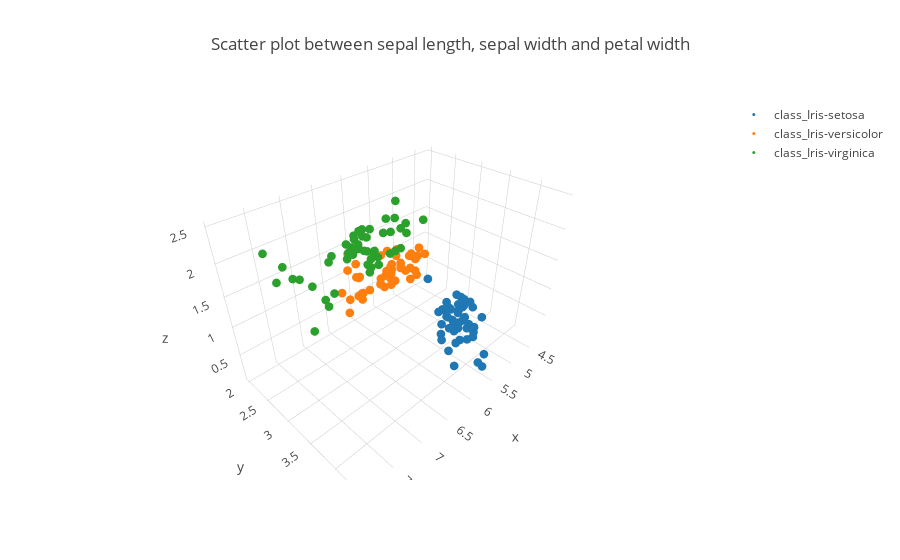

The notebook cell saved with this chart:
### Code cell
data = []
for i in ['Iris-setosa', 'Iris-versicolor', 'Iris-virginica']:
    trace = go.Scatter3d(x = iris[iris["target"] == i].iloc[:, 0],
                         y = iris[iris["target"] == i].iloc[:, 1],
                         z = iris[iris["target"] == i].iloc[:, 3],
                         mode = 'markers',
                         name = "class_{}".format(i),
                         marker = dict(size = 3))
    data.append(trace)
    layout=dict(
        title='Scatter plot between sepal length, sepal width and petal width'
    )
figure = dict(data=data, layout = layout)
iplot(figure)

### Figure 1 — Plotly figure (JSON) as saved in the notebook; plotly's stock layout.template omitted (floating-point values rounded to 4 significant figures)
{"data": [{"marker": {"size": 3}, "mode": "markers", "name": "class_Iris-setosa", "type": "scatter3d", "uid": "1b3550e8-2b37-444c-a126-23d1d63f8a7b", "x": [5.1, 4.9, 4.7, 4.6, 5, 5.4, 4.6, 5, 4.4, 4.9, 5.4, 4.8, 4.8, 4.3, 5.8, 5.7, 5.4, 5.1, 5.7, 5.1, 5.4, 5.1, 4.6, 5.1, 4.8, 5, 5, 5.2, 5.2, 4.7, 4.8, 5.4, 5.2, 5.5, 4.9, 5, 5.5, 4.9, 4.4, 5.1, 5, 4.5, 4.4, 5, 5.1, 4.8, 5.1, 4.6, 5.3, 5], "y": [3.5, 3, 3.2, 3.1, 3.6, 3.9, 3.4, 3.4, 2.9, 3.1, 3.7, 3.4, 3, 3, 4, 4.4, 3.9, 3.5, 3.8, 3.8, 3.4, 3.7, 3.6, 3.3, 3.4, 3, 3.4, 3.5, 3.4, 3.2, 3.1, 3.4, 4.1, 4.2, 3.1, 3.2, 3.5, 3.1, 3, 3.4, 3.5, 2.3, 3.2, 3.5, 3.8, 3, 3.8, 3.2, 3.7, 3.3], "z": [0.2, 0.2, 0.2, 0.2, 0.2, 0.4, 0.3, 0.2, 0.2, 0.1, 0.2, 0.2, 0.1, 0.1, 0.2, 0.4, 0.4, 0.3, 0.3, 0.3, 0.2, 0.4, 0.2, 0.5, 0.2, 0.2, 0.4, 0.2, 0.2, 0.2, 0.2, 0.4, 0.1, 0.2, 0.1, 0.2, 0.2, 0.1, 0.2, 0.2, 0.3, 0.3, 0.2, 0.6, 0.4, 0.3, 0.2, 0.2, 0.2, 0.2]}, {"marker": {"size": 3}, "mode": "markers", "name": "class_Iris-versicolor", "type": "scatter3d", "uid": "7b68dbf0-442a-45fa-80c7-dd1d56c25327", "x": [7, 6.4, 6.9, 5.5, 6.5, 5.7, 6.3, 4.9, 6.6, 5.2, 5, 5.9, 6, 6.1, 5.6, 6.7, 5.6, 5.8, 6.2, 5.6, 5.9, 6.1, 6.3, 6.1, 6.4, 6.6, 6.8, 6.7, 6, 5.7, 5.5, 5.5, 5.8, 6, 5.4, 6, 6.7, 6.3, 5.6, 5.5, 5.5, 6.1, 5.8, 5, 5.6, 5.7, 5.7, 6.2, 5.1, 5.7], "y": [3.2, 3.2, 3.1, 2.3, 2.8, 2.8, 3.3, 2.4, 2.9, 2.7, 2, 3, 2.2, 2.9, 2.9, 3.1, 3, 2.7, 2.2, 2.5, 3.2, 2.8, 2.5, 2.8, 2.9, 3, 2.8, 3, 2.9, 2.6, 2.4, 2.4, 2.7, 2.7, 3, 3.4, 3.1, 2.3, 3, 2.5, 2.6, 3, 2.6, 2.3, 2.7, 3, 2.9, 2.9, 2.5, 2.8], "z": [1.4, 1.5, 1.5, 1.3, 1.5, 1.3, 1.6, 1, 1.3, 1.4, 1, 1.5, 1, 1.4, 1.3, 1.4, 1.5, 1, 1.5, 1.1, 1.8, 1.3, 1.5, 1.2, 1.3, 1.4, 1.4, 1.7, 1.5, 1, 1.1, 1, 1.2, 1.6, 1.5, 1.6, 1.5, 1.3, 1.3, 1.3, 1.2, 1.4, 1.2, 1, 1.3, 1.2, 1.3, 1.3, 1.1, 1.3]}, {"marker": {"size": 3}, "mode": "markers", "name": "class_Iris-virginica", "type": "scatter3d", "uid": "086ddae4-77ff-4057-ab14-0fc66bc8753e", "x": [6.3, 5.8, 7.1, 6.3, 6.5, 7.6, 4.9, 7.3, 6.7, 7.2, 6.5, 6.4, 6.8, 5.7, 5.8, 6.4, 6.5, 7.7, 7.7, 6, 6.9, 5.6, 7.7, 6.3, 6.7, 7.2, 6.2, 6.1, 6.4, 7.2, 7.4, 7.9, 6.4, 6.3, 6.1, 7.7, 6.3, 6.4, 6, 6.9, 6.7, 6.9, 5.8, 6.8, 6.7, 6.7, 6.3, 6.5, 6.2, 5.9], "y": [3.3, 2.7, 3, 2.9, 3, 3, 2.5, 2.9, 2.5, 3.6, 3.2, 2.7, 3, 2.5, 2.8, 3.2, 3, 3.8, 2.6, 2.2, 3.2, 2.8, 2.8, 2.7, 3.3, 3.2, 2.8, 3, 2.8, 3, 2.8, 3.8, 2.8, 2.8, 2.6, 3, 3.4, 3.1, 3, 3.1, 3.1, 3.1, 2.7, 3.2, 3.3, 3, 2.5, 3, 3.4, 3], "z": [2.5, 1.9, 2.1, 1.8, 2.2, 2.1, 1.7, 1.8, 1.8, 2.5, 2, 1.9, 2.1, 2, 2.4, 2.3, 1.8, 2.2, 2.3, 1.5, 2.3, 2, 2, 1.8, 2.1, 1.8, 1.8, 1.8, 2.1, 1.6, 1.9, 2, 2.2, 1.5, 1.4, 2.3, 2.4, 1.8, 1.8, 2.1, 2.4, 2.3, 1.9, 2.3, 2.5, 2.3, 1.9, 2, 2.3, 1.8]}], "layout": {"title": {"text": "Scatter plot between sepal length, sepal width and petal width"}}}
